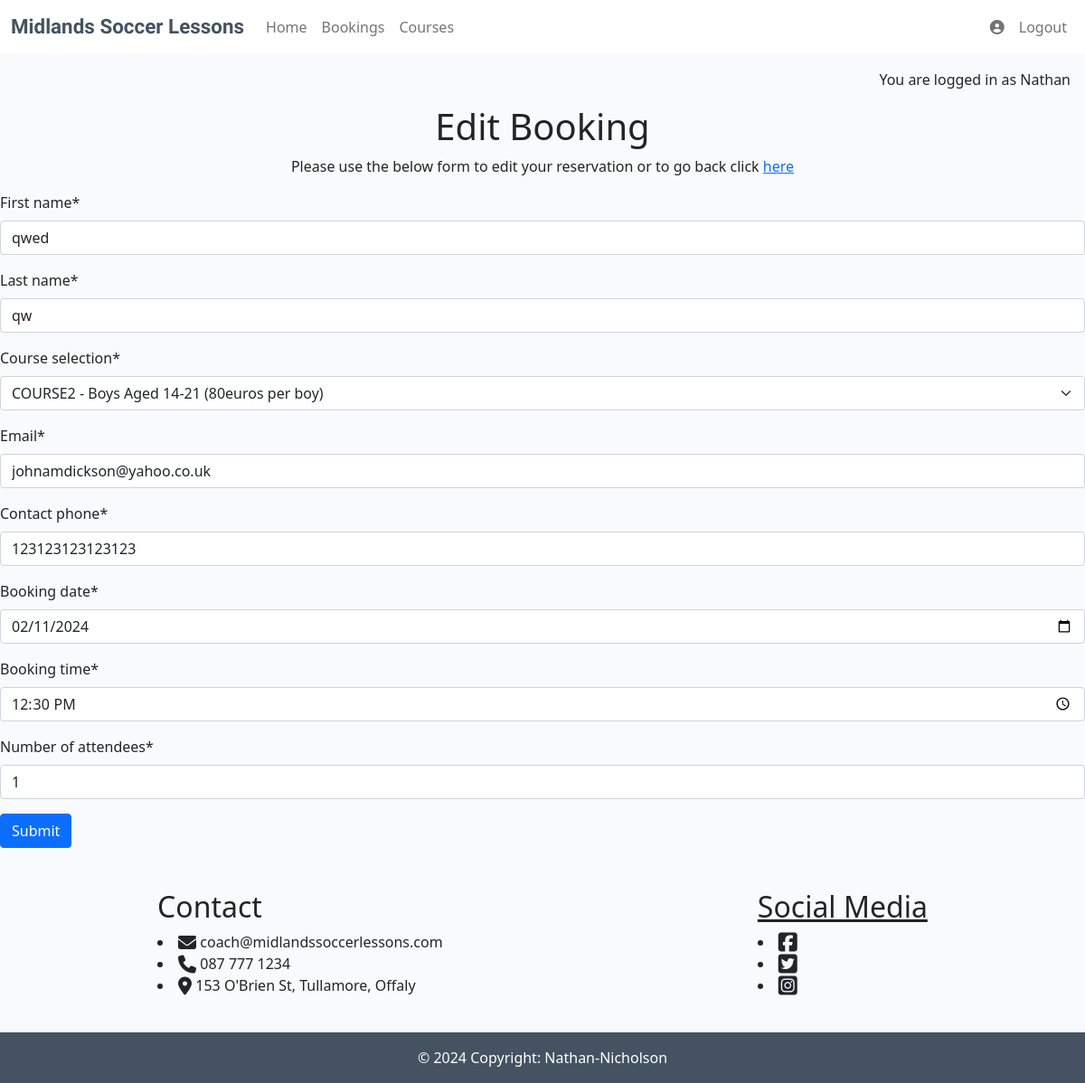
Before: /edit_booking/1/ (signed in) with the older database file.
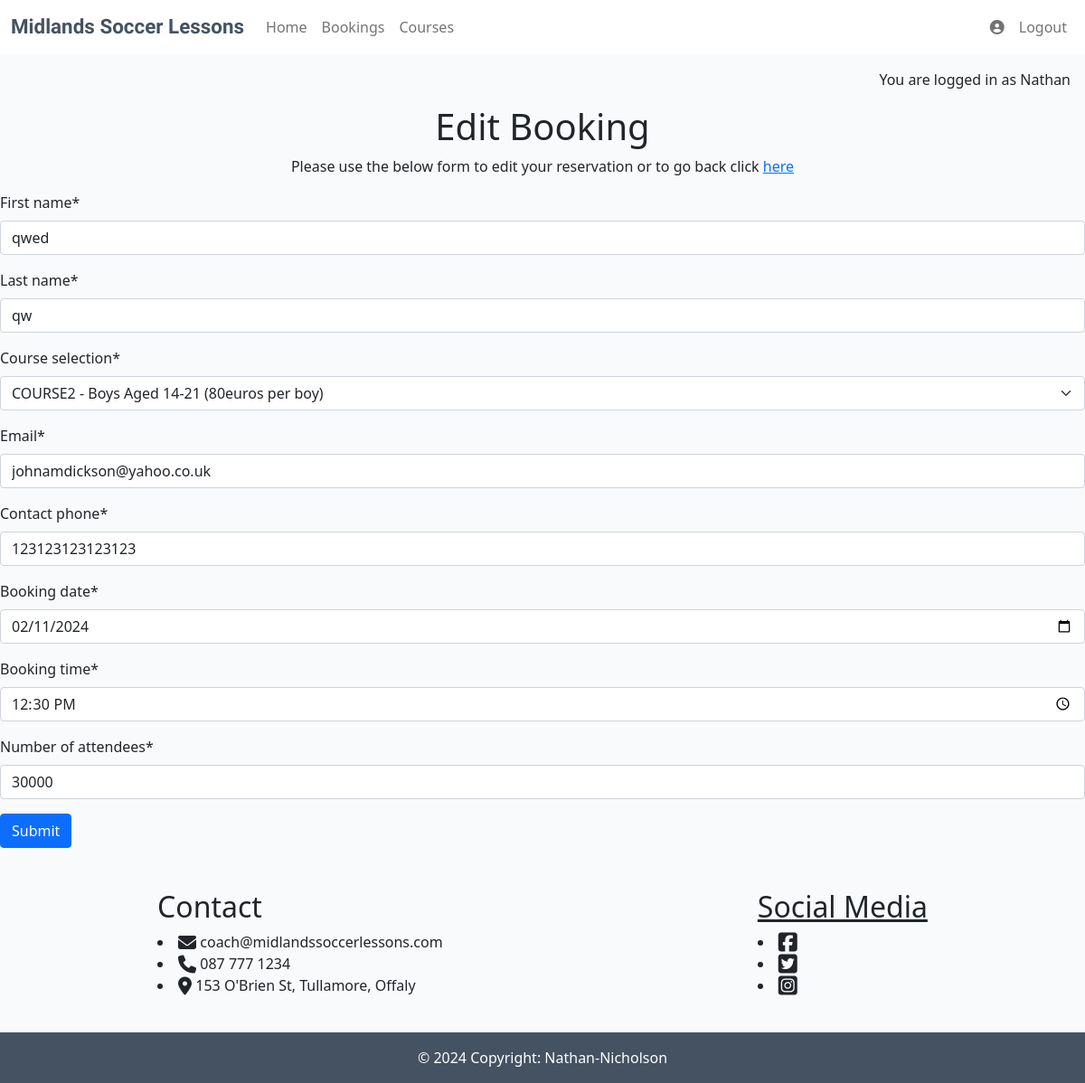
After: the same page with the newer database file.
### soccer/models.py (models this page shows, shortened)
class Booking(models.Model):
    course_choice = [
        ('course1', "COURSE1 - Boys Aged 7-14 (60euros per boy)"),
        ('course2', "COURSE2 - Boys Aged 14-21 (80euros per boy)"),
        ('course3', "COURSE3 - Girls Aged 9-14 (40euros per girl)"),
    ]
    user = models.ForeignKey(
        User, on_delete=models.CASCADE,
        related_name="soccer"
    )
    first_name = models.CharField(max_length=20)
    last_name = models.CharField(max_length=20)
    course_selection = models.CharField(max_length=100, choices=course_choice)
    email = models.EmailField()
    contact_phone = models.CharField(max_length=15, null=False, blank=False)
    booking_date = models.DateField(null=False, blank=False)
    booking_time = models.CharField(null=False, blank=False, max_length=5)
    number_of_attendees = models.IntegerField(default=1, blank=False)
    booking_status = models.IntegerField(choices=BOOKING_STATUS, default=0)

### soccer/views.py (the view, shortened to what this page needs)
# urls.py: path('edit_booking/<booking_id>/', views.edit_booking, name='edit_booking'),
def edit_booking(request, booking_id):
    booking = get_object_or_404(Booking, id=booking_id)
    form = BookingForm(instance=booking)
    booking = BookingForm(instance=booking)
    context = {
        'form': form
    }
    return render(request, 'soccer/edit_booking.html', context)

### soccer/forms.py
class BookingForm(forms.ModelForm):
    def __init__(self, *args, **kwargs):
        super().__init__(*args, **kwargs)
        self.helper = FormHelper(self)
        self.helper.add_input(Submit('submit', 'Submit'))
    class Meta:
        model = Booking
        fields = ['first_name', 'last_name', 'course_selection', 'email', 'contact_phone',
                  'booking_date', 'booking_time', 'number_of_attendees']
        widgets = {
        'booking_date': forms.DateInput(
            format=('%Y-%m-%d'),
            attrs={'class': 'form-control',
                'placeholder': 'Select a date',
                'type': 'date'
                }),
            'booking_time': forms.TimeInput(
            format=('%H:%M'),
            attrs={'class': 'form-control',
                'placeholder': 'Select a time',
                'type': 'time'
                }),
        }

### soccer/templates/soccer/edit_booking.html
{% extends "base.html" %}
{% url 'edit_booking' as edit_booking_url %}
{% load crispy_forms_tags %}
{% block content %}
{% if user.is_authenticated %}
    <h1 class="text-center">Edit Booking</h1>
    <p class="text-center cancel-booking-changes">Please use the below form to edit your reservation or to go back click <a href="{% url 'profile' %}">here</a></p>
    <form method="POST" class="edit-booking-form">
        {% crispy form %}
    </form>
{% else %}
    <h3 class="text-center">Please login or sign up to an account to be able to make a booking</h3>
{% endif %}
{%endblock%}

Changed rows visible on the page:
changed Booking "qwed": number_of_attendees "1" → "30000"
